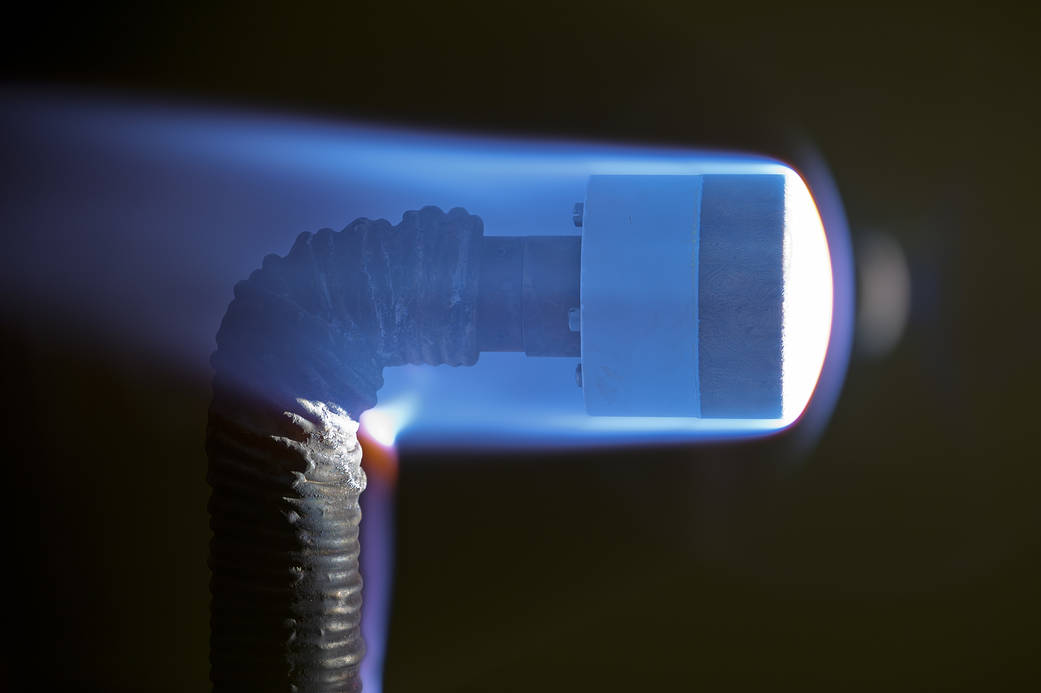
#> input picture sample.jpg, 1041 x 693 px
$ python -i Functions.py   (imports and definitions only)
#> lines starting #> are read from the running program, lines starting #| are printed output that depends on the picture
#> further down, picture is the input picture: shape (693, 1041, 3); mean B, G, R 62, 51.5, 45.1
import numpy as np
import cv2 as cv
import os
from scipy.interpolate import interp1d
import matplotlib.pyplot as plt

# [96 lines left out: functions splitfn, interpolateContour, getConvexHull, getContourAxes, getOrientation, not called in this run]

def classifyImageHist(img,verbose=False,stingpercent=.05,modelpercent=.005):
    """
    Uses histogram of 8bit grayscale image (0,255) to classify image type

    :param img: opencv image
    :param verbose: boolean
    :param stingpercent: minimum percent area of sting arm
    :param modelpercent: minimum percent area of model
    :returns: dictionary of flags
    """
#> called with verbose = False, stingpercent = 0.05, modelpercent = 0.005
    ### HSV brightness value histogram
    hsv_ = cv.cvtColor(img, cv.COLOR_BGR2HSV)
#> hsv_: shape (693, 1041, 3); mean H, S, V 57.9, 142.4, 71.7
    hsv_=cv.GaussianBlur(hsv_, (5, 5), 0)
#> hsv_: shape (693, 1041, 3); mean H, S, V 57.9, 142.4, 71.7
    gray = hsv_[:,:,2]
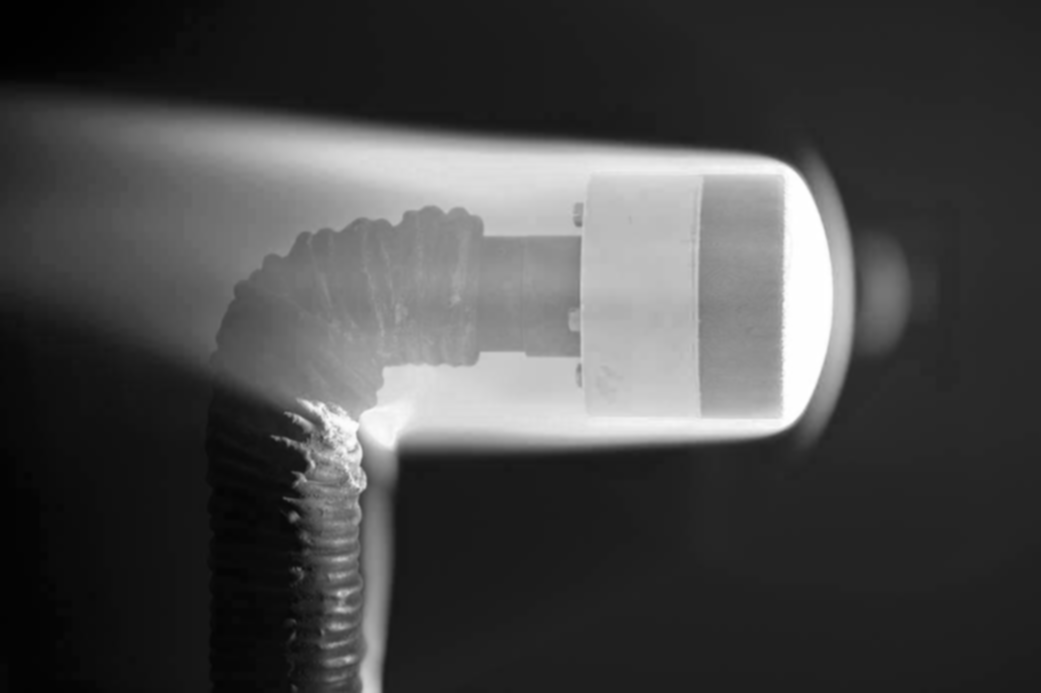
#> gray: shape (693, 1041); min 1, max 255, mean 71.7

    ### grayscale histogram
    histr = cv.calcHist( [gray], None, None, [256], (0, 256));
#> histr = 256 values, max 30361 at index 31, min 0 at index 0, mean 2818
    imgsize = gray.size
#> imgsize = 721413

    ### classification criteria
    modelvis = (histr[12:250]/imgsize > 0.00).sum() != 1
#> modelvis = True
    modelvis *= histr[50:250].sum()/imgsize > modelpercent
    stingvis= histr[50:100].sum()/imgsize > stingpercent
#> stingvis = True
    overexp = histr[243:].sum()/imgsize > modelpercent
#> overexp = True
    underexp= histr[150:].sum()/imgsize < modelpercent
#> underexp = False

    ### Determine saturation limit
    slimit,peaki=253,240
    if overexp:
        peaki = histr[240:].argmax() +240
#> peaki = 254
        if histr[peaki:].sum()/imgsize > modelpercent:
            slimit = peaki-1
#> slimit = 253
    saturated = histr[slimit:].sum()/imgsize > modelpercent
#> saturated = True

    ### Extract intensity threshold
    try:
        total = histr[30:].sum()+1
#> total = 516715
        exp_val = (histr[30:].ravel()*np.arange(30,256)).sum()/total
#> exp_val = 92.77
        avg = int(max(exp_val,55))
#> avg = 92
        peaki = histr[avg:].argmax() +avg
        if abs(peaki-avg) < 10:
            thresh=peaki-15
        else:
            thresh = max(histr[avg:peaki].argmin() +avg, peaki-15)
#> thresh = 249
    except:
        thresh = 150

    if verbose:
        print('peaki, slimit, thresh', peaki,slimit,thresh)
        print("Model visible",modelvis)
        print("Sting visible",stingvis)
        print("overexposed", overexp)
        print("underexposed", underexp)
        print("saturated",saturated)
        plt.title("Grayscale Histogram")
        plt.plot(histr/imgsize,'-')
        plt.ylim([0,histr[12:].max()/imgsize])
        plt.show()
    return {'underexp':underexp,
            'overexp':overexp,
            'saturated':saturated,
            'stingvis':stingvis,
            'modelvis':modelvis,
            }, thresh

# [339 lines left out: functions analyzeCenterlineHSV, mask3, contoursGRAY, contoursHSV, getROI, getEdgeFromContour and 2 more, not called in this run]


>>> import cv2
>>> picture = cv2.imread('../sample.jpg')
>>> result = classifyImageHist(picture)

$ run again, on left01_chess.png
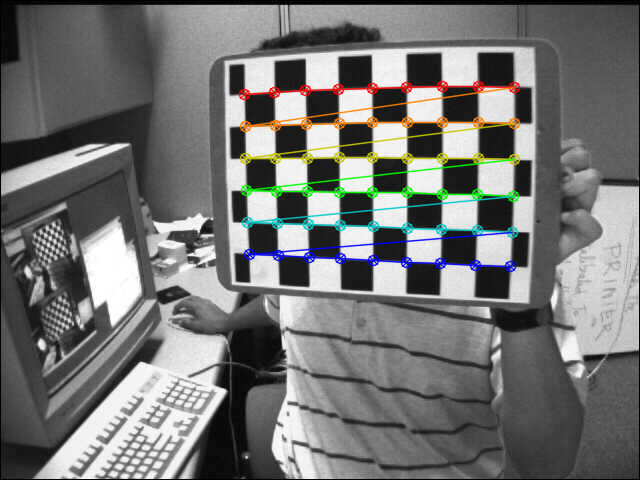
#> input picture left01_chess.png, 640 x 480 px
#> picture is the input picture: shape (480, 640, 3); mean B, G, R 115.4, 116.6, 116.1
#> in classifyImageHist, `gray = hsv_[:,:,2]`:
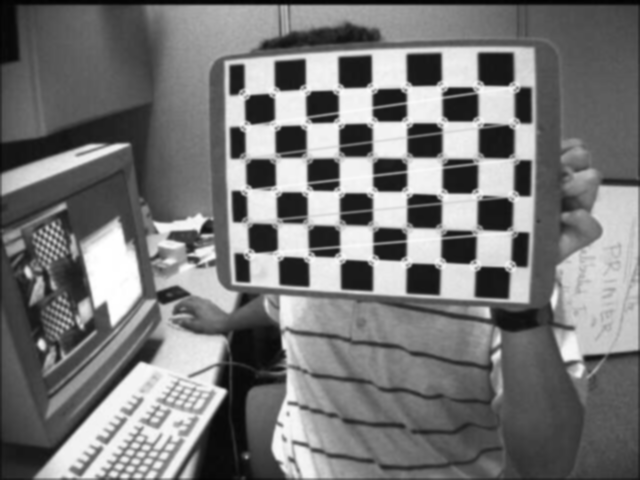
#> gray: shape (480, 640); min 2, max 255, mean 119
#> histr = 256 values, max 5153 at index 26, min 0 at index 0, mean 1200
#> modelvis = True
#> underexp = False
#> peaki = 242
#> slimit = 241
#> saturated = True
#> total = 274923
#> exp_val = 130.5
#> avg = 130
#> thresh = 227

$ run again, on left02_chess.png
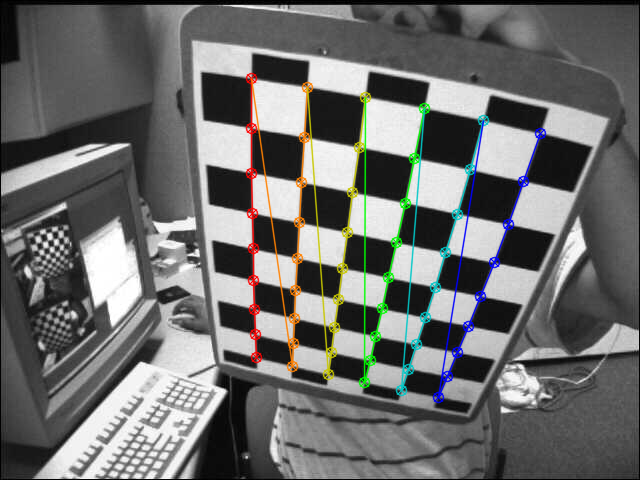
#> input picture left02_chess.png, 640 x 480 px
#> picture is the input picture: shape (480, 640, 3); mean B, G, R 108, 109.4, 108.8
#> in classifyImageHist, `gray = hsv_[:,:,2]`:
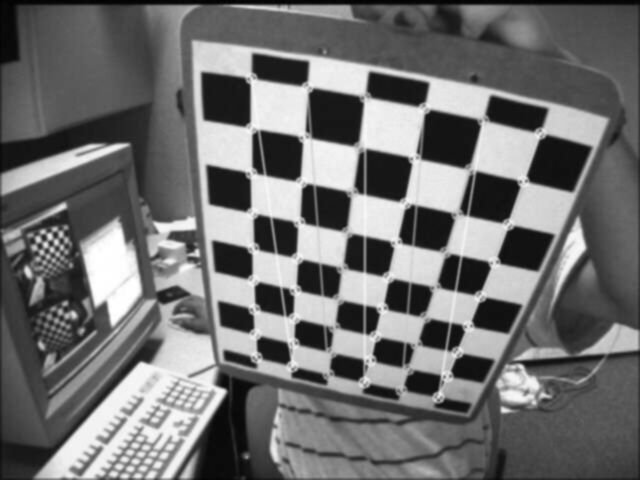
#> gray: shape (480, 640); min 1, max 255, mean 111.8
#> histr = 256 values, max 7245 at index 24, min 0 at index 0, mean 1200
#> modelvis = True
#> underexp = False
#> in classifyImageHist, `peaki = histr[240:].argmax() +240`: peaki = 242
#> slimit = 241
#> saturated = True
#> total = 261376
#> exp_val = 127.7
#> avg = 127
#> in classifyImageHist, `peaki = histr[avg:].argmax() +avg`: peaki = 236
#> thresh = 221

$ run again, on left03_chess.png
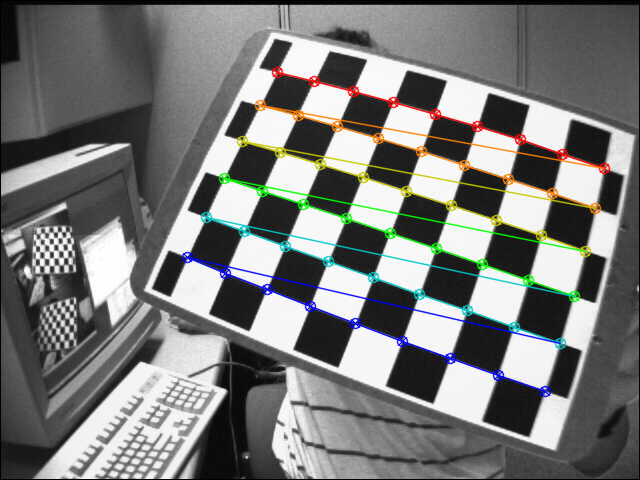
#> input picture left03_chess.png, 640 x 480 px
#> picture is the input picture: shape (480, 640, 3); mean B, G, R 121.1, 122.6, 121.8
#> in classifyImageHist, `gray = hsv_[:,:,2]`:
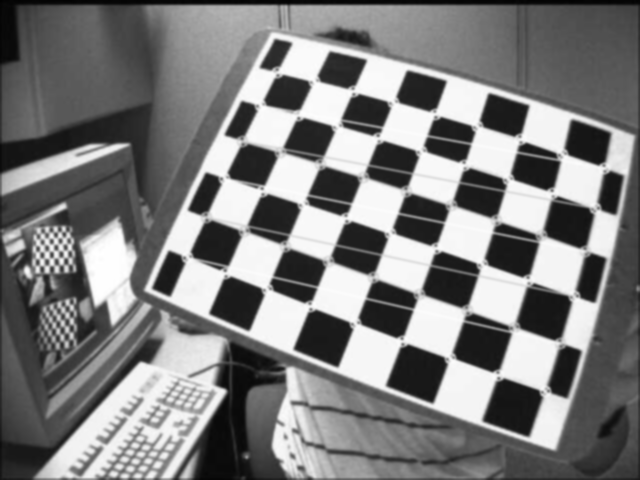
#> gray: shape (480, 640); min 1, max 255, mean 125.3
#> histr = 256 values, max 13441 at index 246, min 0 at index 0, mean 1200
#> modelvis = True
#> underexp = False
#> peaki = 246
#> slimit = 245
#> saturated = True
#> total = 270010
#> exp_val = 139.5
#> avg = 139
#> thresh = 231
